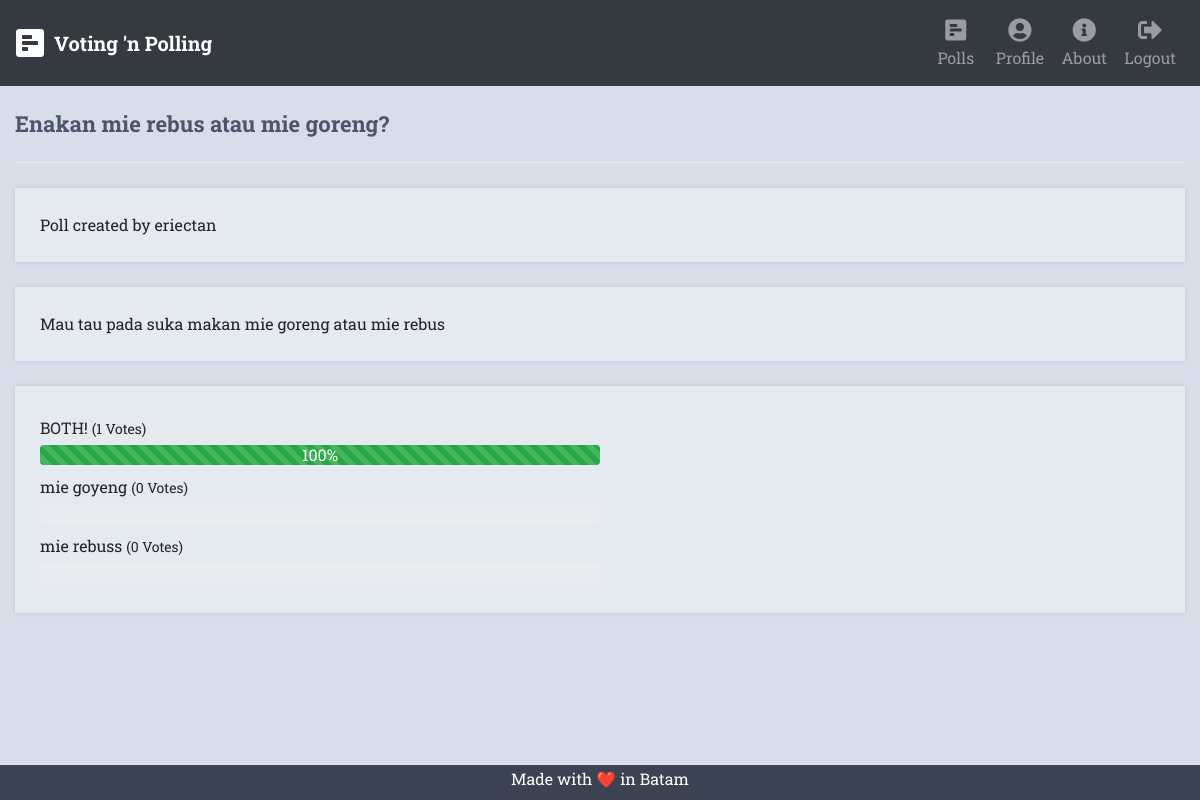
The app's page /result.php?id=4 (signed in) with its own data.
### tables this page shows
CREATE TABLE `polls` (
  `id` int(11) NOT NULL,
  `title` text NOT NULL,
  `desc` text NOT NULL,
  `creator_id` int(11) NOT NULL
);

CREATE TABLE `accounts` (
  `id` int(11) NOT NULL,
  `username` varchar(50) NOT NULL,
  `password` varchar(255) NOT NULL,
  `email` varchar(100) NOT NULL,
  `npm` varchar(255) NOT NULL,
  `ip` varchar(255) NOT NULL,
  `prodi` varchar(255) NOT NULL
);

CREATE TABLE `poll_answers` (
  `id` int(11) NOT NULL,
  `poll_id` int(11) NOT NULL,
  `title` text NOT NULL,
  `votes` int(11) NOT NULL DEFAULT 0
);

### result.php (the view, shortened to what this page needs)
<?php
include 'functions.php';
$pdo = pdo_connect_mysql();
if (isset($_GET['id'])) {
    $stmt = $pdo->prepare('SELECT * FROM polls WHERE id = ?');
    $stmt->execute([$_GET['id']]);
    $poll = $stmt->fetch(PDO::FETCH_ASSOC);
    if ($poll) {
        $stmt = $pdo->prepare('SELECT * FROM poll_answers WHERE poll_id = ? ORDER BY votes DESC');
        $stmt->execute([$_GET['id']]);
        $poll_answers = $stmt->fetchAll(PDO::FETCH_ASSOC);
        $total_votes = 0;
        foreach ($poll_answers as $poll_answer) {
            $total_votes += $poll_answer['votes'];
        }
    } else {
        die('Poll with that ID does not exist.');
    }
} else {
    die('No poll ID specified.');
}
?>
<?=template_header('Poll Results')?>
<div class="container-fluid content poll-result">
    <h2><?=$poll['title']?></h2>
    <?php
    $stmt = $pdo->query('SELECT username FROM accounts WHERE id = ' . $poll['creator_id']);
    $creator = $stmt->fetch(PDO::FETCH_ASSOC);
    $creator_name = $creator['username'];
    ?>
    <p>Poll created by <?=$creator_name?></p>
    <?php
        if ($poll['desc'] != "") {
            echo '<p>' . $poll['desc'] . '</p>';
        }
    ?>
    <div class="wrapper">
        <?php foreach ($poll_answers as $poll_answer): ?>
        <div class="poll-question">
            <p><?=$poll_answer['title']?> <span>(<?=$poll_answer['votes']?> Votes)</span></p>
            <div class="progress" style="height: 20px;">
                <div class="progress-bar bg-success progress-bar-striped progress-bar-animated" role="progressbar" style= "width:<?=@round(($poll_answer['votes'] / $total_votes) * 100)?>%">
                    <?=@round(($poll_answer['votes'] / $total_votes) * 100)?>%
                </div>
            </div>
        </div>
        <?php endforeach;?>
    </div>
</div>
<?=template_footer()?>

### functions.php (shortened to what this page needs)
<?php
function template_header($title)
{
    echo <<<EOT
    <!DOCTYPE html>
    <html>
        <head>
            <title>$title</title>
            <link rel="stylesheet" href="https://stackpath.bootstrapcdn.com/bootstrap/4.4.1/css/bootstrap.min.css">
            <link href="style.css" rel="stylesheet" type="text/css">
            <link rel="stylesheet" href="https://use.fontawesome.com/releases/v5.13.0/css/all.css">
        </head>
        <body>
        <nav class="navbar navbar-icon-top navbar-expand-lg navbar-dark bg-dark">
            <i class="fa fas fa-poll-h fa-2x" style="margin-right: 10px; color: #ffffff"></i>
            <a class="navbar-brand display-1 font-weight-bold" href="index.php">Voting 'n Polling</a>
            <div class="collapse navbar-collapse" id="navbarSupportedContent">
                <ul class="navbar-nav">
                    <li class="nav-item">
                        <a class="nav-link" href="index.php">
                            <i class="fa fas fa-poll-h"></i>
                            Polls
                        </a>
                    </li>
                    <li class="nav-item">
                        <a class="nav-link" href="profile.php">
                            <i class="fa fa-user-circle"></i>
                            Profile
                        </a>
                    </li>
                    <li class="nav-item">
                        <a class="nav-link" href="about.php">
                            <i class="fa fas fa-info-circle"></i>
                            About
                        </a>
                    </li>
                    <li class="nav-item">
                        <a class="nav-link" href="logout.php">
                            <i class="fa fa-sign-out-alt"></i>
                            Logout
                        </a>
                    </li>
                </ul>
            </div>
        </nav>
    EOT;
}
function template_footer()
{
    echo <<<EOT
        <footer class="footer">
            <span class="text-center align-middle">Made with ❤️ in Batam</span>
        </footer>
            <script src="https://code.jquery.com/jquery-3.4.1.slim.min.js"></script>
            <script src="https://cdn.jsdelivr.net/npm/popper.js@1.16.0/dist/umd/popper.min.js"></script>
            <script src="https://stackpath.bootstrapcdn.com/bootstrap/4.4.1/js/bootstrap.min.js"></script>
        </body>
    </html>
    EOT;
}
?>

### style.css (style rules this page uses)
* { box-sizing: border-box; font-family: 'Roboto Slab', 'Roboto', sans-serif; font-size: 16px; -webkit-font-smoothing: antialiased; -moz-osx-font-smoothing: grayscale; }
.navbar-brand { font-family: 'Roboto Slab'; }
body { background-color: var(--nord4); margin: 0; }
.navbar-icon-top .navbar-nav .nav-link>.fa { position: relative; width: 36px; font-size: 24px; }
.navbar-icon-top .navbar-nav .nav-link>.fa { top: 3px; line-height: 12px; }
@media (min-width: 992px) { .navbar-icon-top.navbar-expand-lg .navbar-nav .nav-link { text-align: center; display: table-cell; height: 70px; vertical-align: middle; padding-top: 0; padding-bottom: 0; } }
@media (min-width: 992px) { .navbar-icon-top.navbar-expand-lg .navbar-nav .nav-link>.fa { display: block; width: 48px; margin: 2px auto 4px auto; top: 0; line-height: 24px; } }
.content { width: 100%; margin: 0 auto; }
.content h2 { margin: 0; padding: 25px 0; font-size: 22px; border-bottom: 1px solid #ebebeb; color: var(--nord3); font-weight: bold; }
.content>p, .content>div { box-shadow: 0 0 5px 0 rgba(0, 0, 0, 0.1); margin: 25px 0; padding: 25px; background-color: var(--nord5); }
.content>div p { padding: 5px; margin: 0 0 10px 0; }
.poll-result .wrapper { display: flex; flex-flow: column; }
.poll-result .wrapper .poll-question { width: 50%; padding-bottom: 5px; }
.poll-result .wrapper .poll-question p { margin: 0; padding: 5px 0; }
.poll-result .wrapper .poll-question p span { font-size: 14px; }
.footer { position: fixed; left: 0; bottom: 0; width: 100%; background-color: var(--nord1); color: white; text-align: center; height: 35px; }

### nord.css (style rules this page uses)
:root { --nord0: #2e3440; --nord1: #3b4252; --nord2: #434c5e; --nord3: #4c566a; --nord4: #d8dee9; --nord5: #e5e9f0; --nord6: #eceff4; --nord7: #8fbcbb; --nord8: #88c0d0; --nord9: #81a1c1; --nord10: #5e81ac; --nord11: #bf616a; --nord12: #d08770; --nord13: #ebcb8b; --nord14: #a3be8c; --nord15: #b48ead; }

### records on screen
polls: title "Enakan mie rebus atau mie goreng?", desc "Mau tau pada suka makan mie goreng atau mie rebus"
accounts: username "eriectan"
poll_answers: title "BOTH!", votes "1", @round(($poll_answer['votes']/$total_votes)*100) "100"
poll_answers: title "mie goyeng", votes "0"
poll_answers: title "mie rebuss", votes "0"
